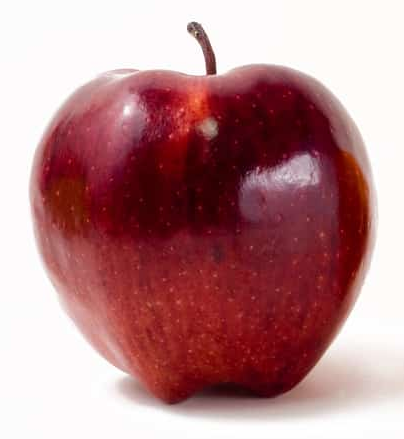
#> input picture apple.bmp, 404 x 439 px
$ python final_project.py
#> lines starting #> are read from the running program, lines starting #| are printed output that depends on the picture
import numpy as np
import skimage.io
from skimage.io import imread,imsave
import math
import matplotlib.pyplot as plt

def show(img):
    plt.imshow(img)
    plt.show()

# step 1
# Подготовьте одно изображение для экспериментов с гауссовской и лапласовской пирамидой.
apple = imread("apple.bmp")
#> apple is the input picture: shape (439, 404, 3); mean R, G, B 183.9, 136.1, 138.9
orange = imread("orange.bmp")
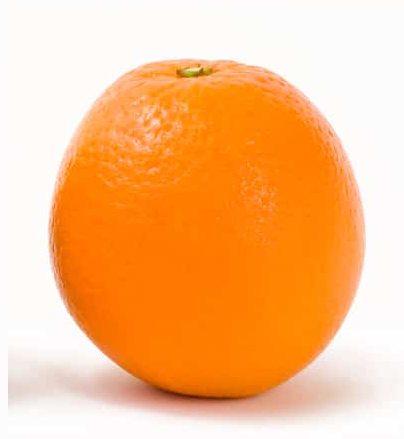
#> input picture orange.bmp, 404 x 439 px
#> orange is the input picture: shape (439, 404, 3); mean R, G, B 250.6, 189.9, 134.8

#step 2.1
#Постройте гауссовскую пирамиду изображения из не менее чем пяти слоев
g1 = skimage.filters.gaussian(apple, sigma=1, mode='nearest')
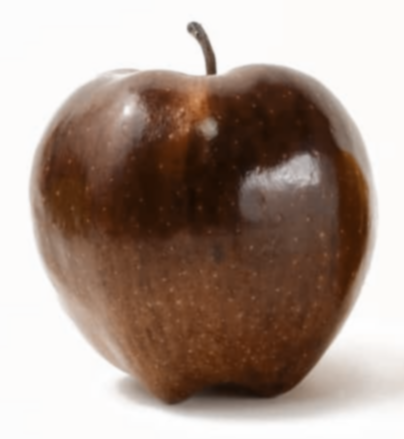
#> g1: shape (439, 404, 3) float64; mean R, G, B 0.665, 0.593, 0.552
g2 = skimage.filters.gaussian(g1, sigma=3, mode='nearest')
g3 = skimage.filters.gaussian(g2, sigma=5, mode='nearest')
g4 = skimage.filters.gaussian(g3, sigma=7, mode='nearest')
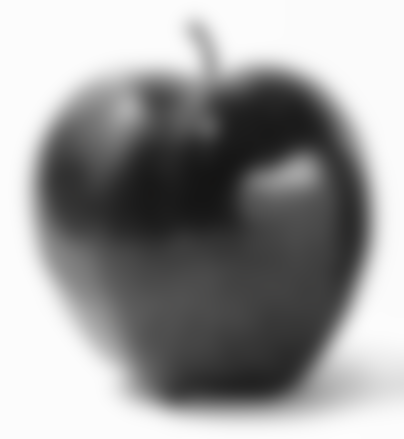
#> g4: shape (439, 404, 3) float64; mean R, G, B 0.607, 0.607, 0.607
g5 = skimage.filters.gaussian(g4, sigma=9, mode='nearest')

# step 2.2
# Визуализируйте полученные изображения и амплитуды частот изображений пирамиды
freq1 = np.log(1 + abs(np.fft.fftshift(np.fft.fft2(g1))))
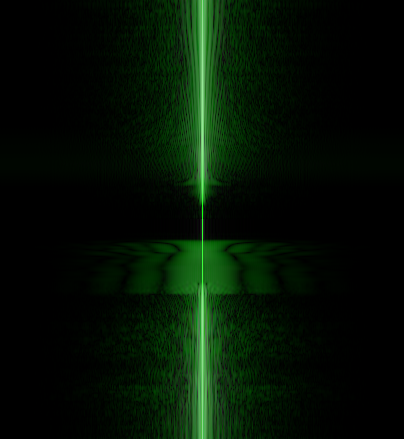
#> freq1: shape (439, 404, 3) float64; mean R, G, B 0.126, 0.512, 0.126; drawn with min black and max white
freq2 = np.log(1 + abs(np.fft.fftshift(np.fft.fft2(g2))))
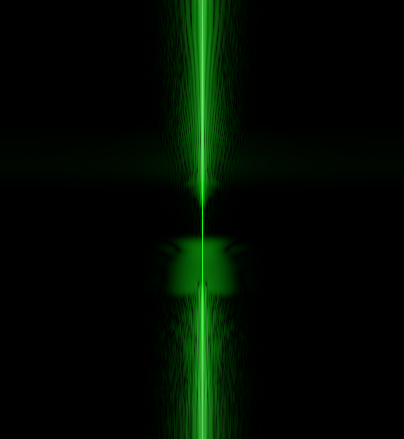
#> freq2: shape (439, 404, 3) float64; mean R, G, B 0.0423, 0.323, 0.0423; drawn with min black and max white
freq3 = np.log(1 + abs(np.fft.fftshift(np.fft.fft2(g3))))
freq4 = np.log(1 + abs(np.fft.fftshift(np.fft.fft2(g4))))
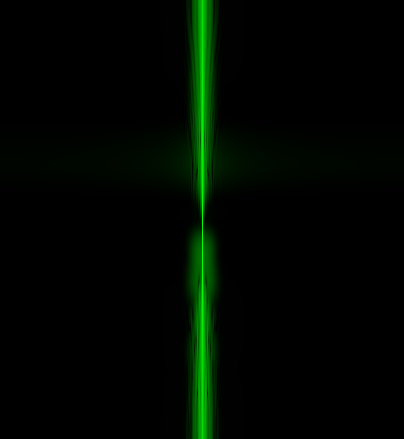
#> freq4: shape (439, 404, 3) float64; mean R, G, B 0.00119, 0.209, 0.00119; drawn with min black and max white
freq5 = np.log(1 + abs(np.fft.fftshift(np.fft.fft2(g5))))

fig = plt.figure(figsize=(16, 8), dpi=100)
columns = 3
rows = 2
fig.add_subplot(rows, columns, 1)
plt.imshow(freq1[:,:,0])

fig.add_subplot(rows, columns, 2)
plt.imshow(freq2[:,:,0])

fig.add_subplot(rows, columns, 3)
plt.imshow(freq3[:,:,0])

fig.add_subplot(rows, columns, 4)
plt.imshow(freq4[:,:,0])

fig.add_subplot(rows, columns, 5)
plt.imshow(freq5[:,:,0])

plt.show()
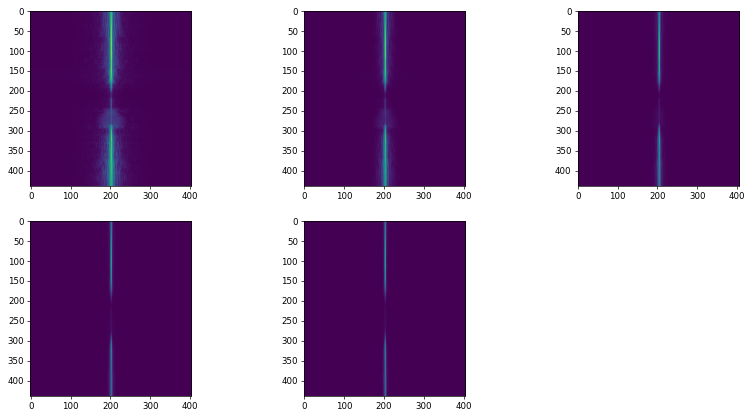
#> figure drawn by matplotlib, 5 panels

# [6 lines of commented-out code are left out]
print(np.mean(freq1) > np.mean(freq2) and np.mean(freq2) > np.mean(freq3) and np.mean(freq3) > np.mean(freq4) and np.mean(freq4) > np.mean(freq5))
#| True

# step 2.3
# Постройте пирамиду для трех различных значения сигмы гауссовского ядра
